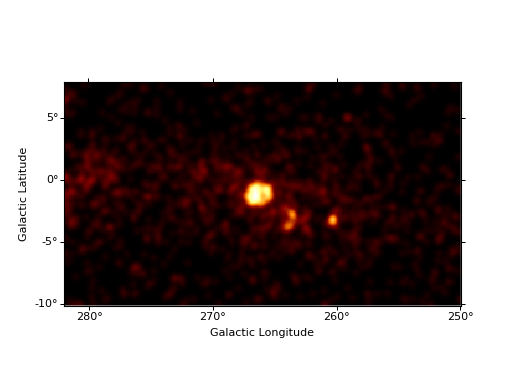

Reproduce this figure in Python.
from gammapy.maps import Map
filename = '$GAMMAPY_DATA/fermi_2fhl/fermi_2fhl_vela.fits.gz'
image = Map.read(filename, hdu=2)
image.plot()
